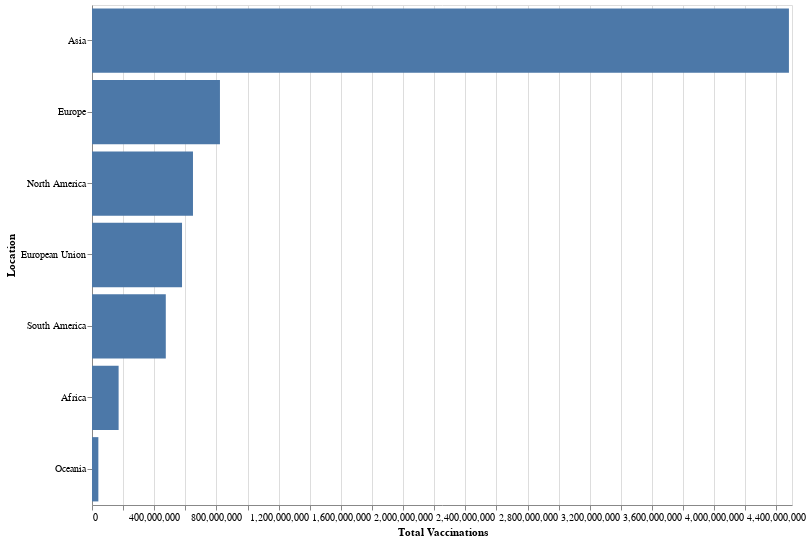

Here is the notebook cell this chart was saved with:
### Code cell
plot_bars(total_vaccinations_by_continents,  'Total Vaccinations:Q', 'Location:O')

### Figure 1 — Vega-Lite specification as saved in the notebook (floating-point values rounded to 4 significant figures)
{"config": {"view": {"continuousWidth": 400, "continuousHeight": 300}}, "data": {"name": "data-fb3162bd9af1fd42625bb55ec4ab18fb"}, "mark": "bar", "encoding": {"tooltip": [{"type": "nominal", "field": "Collection Date"}, {"type": "quantitative", "field": "Population"}, {"type": "nominal", "field": "Location"}, {"type": "quantitative", "field": "Total Vaccinations"}], "x": {"type": "quantitative", "field": "Total Vaccinations"}, "y": {"type": "ordinal", "field": "Location", "sort": null}}, "height": 500, "width": 700, "$schema": "https://vega.github.io/schema/vega-lite/v4.8.1.json", "datasets": {"data-fb3162bd9af1fd42625bb55ec4ab18fb": [{"Location": "Asia", "Collection Date": "2021-10-15", "Total Vaccinations": 4480000000.0, "People Vaccinated": 2541000000.0, "People Fully Vaccinated": 1841000000.0, "Population": 4678000000.0, "Percentage Fully Vaccinated": 39.36}, {"Location": "Europe", "Collection Date": "2021-10-15", "Total Vaccinations": 822500000.0, "People Vaccinated": 432500000.0, "People Fully Vaccinated": 401700000.0, "Population": 749000000.0, "Percentage Fully Vaccinated": 53.63}, {"Location": "North America", "Collection Date": "2021-10-15", "Total Vaccinations": 649200000.0, "People Vaccinated": 354000000.0, "People Fully Vaccinated": 294700000.0, "Population": 596600000.0, "Percentage Fully Vaccinated": 49.4}, {"Location": "European Union", "Collection Date": "2021-10-15", "Total Vaccinations": 578700000.0, "People Vaccinated": 304700000.0, "People Fully Vaccinated": 286600000.0, "Population": 447200000.0, "Percentage Fully Vaccinated": 64.08}, {"Location": "South America", "Collection Date": "2021-10-15", "Total Vaccinations": 474400000.0, "People Vaccinated": 280000000.0, "People Fully Vaccinated": 199500000.0, "Population": 434300000.0, "Percentage Fully Vaccinated": 45.95}, {"Location": "Africa", "Collection Date": "2021-10-15", "Total Vaccinations": 171100000.0, "People Vaccinated": 104800000.0, "People Fully Vaccinated": 68830000.0, "Population": 1373000000.0, "Percentage Fully Vaccinated": 5.011}, {"Location": "Oceania", "Collection Date": "2021-10-15", "Total Vaccinations": 40870000.0, "People Vaccinated": 23170000.0, "People Fully Vaccinated": 17710000.0, "Population": 43220000.0, "Percentage Fully Vaccinated": 40.97}]}}
